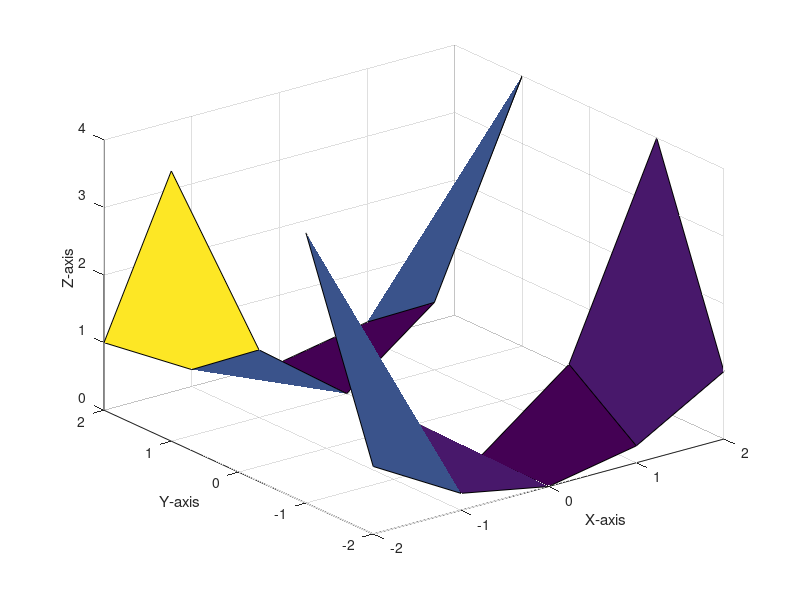

Write the MATLAB code that produced this figure.
x = -2:1:2; y = -2:1:2; 
%x = -3:2:3; y = -3:2:3;    %To prevent division by zero
%z = x.^2 + y.^2;
[xx, yy] = meshgrid(x,y);
zz = xx.^2 + yy.^2;
%zz = xx.^2 - yy.^2;
%zz = 10*xx.^2 + 10*yy.^2;
%zz = 0.5*xx.^2 + 0.5*yy.^2;
%zz = 0.5*xx.^2 + 100*yy.^2;
%zz = 100*xx.^2 + 0.5*yy.^2;
%zz = (xx.^2)*(yy.^2);
zz = (xx.^2)./(yy.^2);
surf(xx, yy, zz);
xlabel('X-axis');
ylabel('Y-axis');
zlabel('Z-axis');